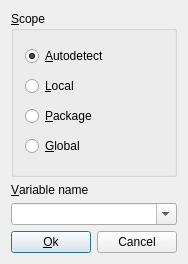
<ui version="4.0" >
 <class>toDebugWatchUI</class>
 <widget class="QDialog" name="toDebugWatchUI" >
  <property name="geometry" >
   <rect>
    <x>0</x>
    <y>0</y>
    <width>188</width>
    <height>264</height>
   </rect>
  </property>
  <property name="windowTitle" >
   <string>Add variable watch</string>
  </property>
  <layout class="QGridLayout" >
   <property name="leftMargin" >
    <number>11</number>
   </property>
   <property name="topMargin" >
    <number>11</number>
   </property>
   <property name="rightMargin" >
    <number>11</number>
   </property>
   <property name="bottomMargin" >
    <number>11</number>
   </property>
   <property name="horizontalSpacing" >
    <number>6</number>
   </property>
   <property name="verticalSpacing" >
    <number>6</number>
   </property>
   <item row="3" column="1" >
    <widget class="QPushButton" name="PushButton1_2" >
     <property name="text" >
      <string>Cancel</string>
     </property>
    </widget>
   </item>
   <item row="3" column="0" >
    <widget class="QPushButton" name="PushButton1" >
     <property name="text" >
      <string>&amp;Ok</string>
     </property>
     <property name="default" >
      <bool>true</bool>
     </property>
    </widget>
   </item>
   <item row="2" column="0" colspan="2" >
    <widget class="QComboBox" name="Name" >
     <property name="editable" >
      <bool>true</bool>
     </property>
     <property name="duplicatesEnabled" >
      <bool>false</bool>
     </property>
    </widget>
   </item>
   <item row="1" column="0" colspan="2" >
    <widget class="QLabel" name="TextLabel1" >
     <property name="sizePolicy" >
      <sizepolicy vsizetype="Fixed" hsizetype="Minimum" >
       <horstretch>0</horstretch>
       <verstretch>0</verstretch>
      </sizepolicy>
     </property>
     <property name="toolTip" >
      <string>Variable name to watch.</string>
     </property>
     <property name="text" >
      <string>&amp;Variable name</string>
     </property>
     <property name="wordWrap" >
      <bool>false</bool>
     </property>
     <property name="buddy" >
      <cstring>Name</cstring>
     </property>
    </widget>
   </item>
   <item row="0" column="0" colspan="2" >
    <widget class="QGroupBox" name="Scope" >
     <property name="sizePolicy" >
      <sizepolicy vsizetype="Expanding" hsizetype="Preferred" >
       <horstretch>0</horstretch>
       <verstretch>0</verstretch>
      </sizepolicy>
     </property>
     <property name="title" >
      <string>&amp;Scope</string>
     </property>
     <layout class="QGridLayout" >
      <property name="leftMargin" >
       <number>11</number>
      </property>
      <property name="topMargin" >
       <number>11</number>
      </property>
      <property name="rightMargin" >
       <number>11</number>
      </property>
      <property name="bottomMargin" >
       <number>11</number>
      </property>
      <property name="horizontalSpacing" >
       <number>6</number>
      </property>
      <property name="verticalSpacing" >
       <number>6</number>
      </property>
      <item row="3" column="0" >
       <widget class="QRadioButton" name="GlobalScope" >
        <property name="toolTip" >
         <string>Global scope of variable.</string>
        </property>
        <property name="text" >
         <string>&amp;Global</string>
        </property>
        <property name="buttonGroupId" stdset="0" >
         <number>4</number>
        </property>
       </widget>
      </item>
      <item row="1" column="0" >
       <widget class="QRadioButton" name="LocalScope" >
        <property name="toolTip" >
         <string>Currently running scope.</string>
        </property>
        <property name="text" >
         <string>&amp;Local</string>
        </property>
        <property name="checked" >
         <bool>false</bool>
        </property>
        <property name="buttonGroupId" stdset="0" >
         <number>1</number>
        </property>
       </widget>
      </item>
      <item row="0" column="0" >
       <widget class="QRadioButton" name="LocalScope_2" >
        <property name="toolTip" >
         <string>Currently running scope.</string>
        </property>
        <property name="text" >
         <string>&amp;Autodetect</string>
        </property>
        <property name="checked" >
         <bool>true</bool>
        </property>
        <property name="buttonGroupId" stdset="0" >
         <number>5</number>
        </property>
       </widget>
      </item>
      <item row="2" column="0" >
       <widget class="QRadioButton" name="Package" >
        <property name="toolTip" >
         <string>The scope of the file in the body editor.</string>
        </property>
        <property name="text" >
         <string>&amp;Package</string>
        </property>
        <property name="buttonGroupId" stdset="0" >
         <number>3</number>
        </property>
       </widget>
      </item>
     </layout>
    </widget>
   </item>
  </layout>
 </widget>
 <pixmapfunction>qPixmapFromMimeSource</pixmapfunction>
 <tabstops>
  <tabstop>LocalScope_2</tabstop>
  <tabstop>Name</tabstop>
  <tabstop>PushButton1</tabstop>
  <tabstop>PushButton1_2</tabstop>
  <tabstop>LocalScope</tabstop>
  <tabstop>Package</tabstop>
  <tabstop>GlobalScope</tabstop>
 </tabstops>
 <resources/>
 <connections>
  <connection>
   <sender>PushButton1</sender>
   <signal>clicked()</signal>
   <receiver>toDebugWatchUI</receiver>
   <slot>accept()</slot>
   <hints>
    <hint type="sourcelabel" >
     <x>20</x>
     <y>20</y>
    </hint>
    <hint type="destinationlabel" >
     <x>20</x>
     <y>20</y>
    </hint>
   </hints>
  </connection>
  <connection>
   <sender>PushButton1_2</sender>
   <signal>clicked()</signal>
   <receiver>toDebugWatchUI</receiver>
   <slot>reject()</slot>
   <hints>
    <hint type="sourcelabel" >
     <x>20</x>
     <y>20</y>
    </hint>
    <hint type="destinationlabel" >
     <x>20</x>
     <y>20</y>
    </hint>
   </hints>
  </connection>
 </connections>
</ui>
